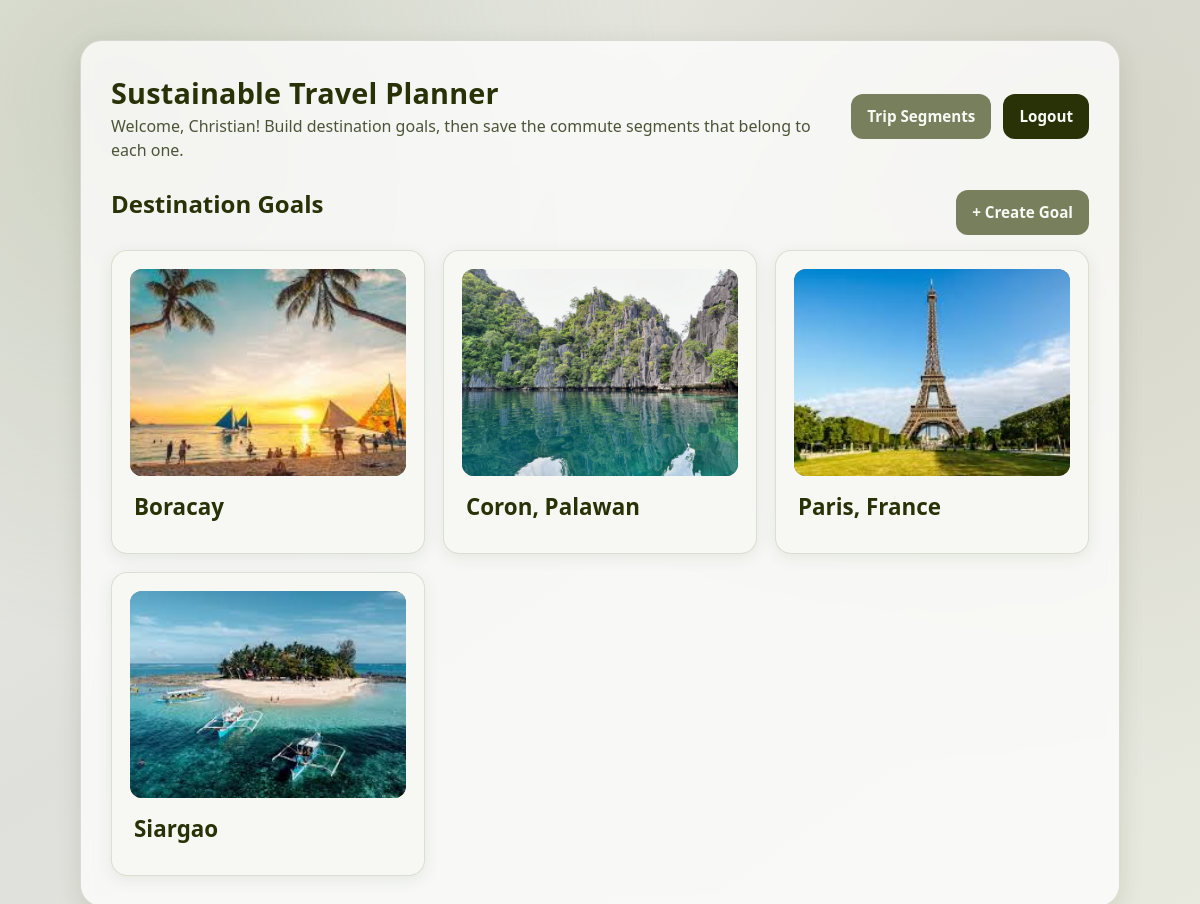
/index.php (signed in), run on the app's committed database.
### tables this page shows
CREATE TABLE `destinations` (
  `id` int(11) NOT NULL AUTO_INCREMENT,
  `name` varchar(100) NOT NULL,
  `eco_rating` int(11) NOT NULL,
  `transport_tips` text NOT NULL,
  `photo_path` varchar(255) DEFAULT NULL,
  PRIMARY KEY (`id`)
);

### destination_photo_helper.php (called while the page is built, shortened)
<?php
function destination_normalize_photo_path(?string $path): string
{
    return str_replace('\\', '/', trim((string) $path));
}
function destination_extract_path_candidate(string $value): string
{
    $candidate = trim($value);
    return destination_normalize_photo_path(strip_tags($candidate));
}
function destination_get_photo_public_path(?string $path): string
{
    $normalizedPath = destination_extract_path_candidate((string) $path);
    $normalizedPath = preg_replace('#^\./+#', '', $normalizedPath) ?? $normalizedPath;
    if (preg_match('#images/destination/[A-Za-z0-9._-]+#', $normalizedPath, $matches) === 1) {
        $normalizedPath = $matches[0];
    }
    $absolutePath = __DIR__ . DIRECTORY_SEPARATOR . str_replace('/', DIRECTORY_SEPARATOR, $normalizedPath);
    return is_file($absolutePath) ? $normalizedPath : '';
}

### index.php (the view, shortened to what this page needs)
<?php
require 'db.php';
require 'destination_photo_helper.php';
function dashboard_escape($value): string
{
    return htmlspecialchars((string) $value, ENT_QUOTES, 'UTF-8');
}
function dashboard_clean_destination_name(string $name): string
{
    $cleaned = preg_replace('/https?:\/\/\S+/i', '', $name) ?? $name;
    $cleaned = trim(preg_replace('/\s+/', ' ', $cleaned) ?? $cleaned);
    return $cleaned !== '' ? $cleaned : 'Destination';
}
$result = $conn->query("SELECT * FROM destinations ORDER BY name ASC");
?>
<!DOCTYPE html>
<html>
<head>
    <link rel="stylesheet" href="style.css">
</head>
<body>
    <div class="page-shell">
        <div class="container">
            <header class="topbar">
                <div>
                    <h1>Sustainable Travel Planner</h1>
                    <p>Welcome, <?php echo htmlspecialchars($_SESSION['username']); ?>! Build destination goals, then save the commute segments that belong to each one.</p>
                </div>
                <div class="topbar-actions">
                    <a class="button button-secondary" href="planner.php">Trip Segments</a>
                    <a class="button" href="logout.php">Logout</a>
                </div>
            </header>
            <section class="section-head">
                <h2>Destination Goals</h2>
                <a href="destination_form.php" class="button button-secondary" style="margin-left: auto;">+ Create Goal</a>
            </section>
            <div class="cards-grid">
                <?php while ($row = $result->fetch_assoc()): ?>
                    <?php
                    $destId = $row['id'] ?? $row['dest_id'] ?? '';
                    $photoPath = destination_get_photo_public_path($row['photo_path'] ?? '');
                    $destinationName = dashboard_clean_destination_name((string) ($row['name'] ?? 'Destination'));
                    $destinationDetailUrl = 'destination_detail.php?id=' . urlencode((string) $destId);
                    ?>
                    <article class="card destination-card" role="link" tabindex="0" onclick="window.location.href='<?php echo dashboard_escape($destinationDetailUrl); ?>';" onkeydown="if(event.key==='Enter' || event.key===' '){ event.preventDefault(); window.location.href='<?php echo dashboard_escape($destinationDetailUrl); ?>'; }" aria-label="Open <?php echo dashboard_escape($destinationName); ?> details">
                        <div class="destination-card-image-wrapper">
                            <?php if ($photoPath !== ''): ?>
                                <img class="destination-card-image" src="<?php echo dashboard_escape($photoPath); ?>" alt="<?php echo dashboard_escape($destinationName); ?> photo">
                            <?php else: ?>
                                <div class="destination-card-placeholder" aria-hidden="true">
                                    <span><?php echo dashboard_escape(destination_placeholder_initials($destinationName)); ?></span>
                                </div>
                            <?php endif; ?>
                        </div>
                        <div class="destination-card-content">
                            <h3 class="destination-card-title"><?php echo dashboard_escape($destinationName); ?></h3>
                        </div>
                    </article>
                <?php endwhile; ?>
            </div>
        </div>
    </div>
</body>
</html>

### style.css (style rules this page uses)
:root { --c-deep-olive: #293207; --c-olive: #787f5d; --c-sand: #c8c3ad; --c-mist-green: #d3d9bf; --c-fog: #dfe0db; --bg-main: linear-gradient(145deg, #eef0e8 0%, var(--c-fog) 45%, #e8eadf 100%); --text-main: #252a1b; --text-soft: #4c5437; --surface: rgba(255, 255, 255, 0.75); --surface-strong: #f7f8f3; --border-soft: rgba(41, 50, 7, 0.15); --shadow-1: 0 8px 24px rgba(41, 50, 7, 0.12); --shadow-2: 0 18px 48px rgba(41, 50, 7, 0.2); }
* { box-sizing: border-box; }
html, body { margin: 0; padding: 0; min-height: 100%; }
body { font-family: "Segoe UI", "Noto Sans", "Trebuchet MS", sans-serif; color: var(--text-main); background: var(--bg-main); line-height: 1.5; }
article { display: block; unicode-bidi: isolate; }
.page-shell { min-height: 100vh; padding: 40px 20px; background-image: radial-gradient(circle at 10% 10%, rgba(120, 127, 93, 0.25) 0%, transparent 40%), radial-gradient(circle at 90% 20%, rgba(200, 195, 173, 0.4) 0%, transparent 45%); }
.container { width: min(1040px, 100%); margin: 0 auto; border-radius: 22px; background: var(--surface); backdrop-filter: blur(6px); border: 1px solid var(--border-soft); box-shadow: var(--shadow-1); padding: 30px; animation: rise-in 0.55s ease-out; }
.topbar { display: grid; grid-template-columns: 1fr auto; gap: 10px 16px; align-items: center; margin-bottom: 24px; }
.topbar-actions { display: flex; gap: 12px; justify-content: flex-end; flex-wrap: wrap; }
.topbar h1 { margin: 0; font-size: clamp(1.7rem, 2.4vw, 2.3rem); color: var(--c-deep-olive); letter-spacing: 0.2px; }
.topbar p { margin: 0; grid-column: 1; color: var(--text-soft); }
.section-head h2 { margin: 0 0 16px; color: var(--c-deep-olive); }
.section-head { display: flex; align-items: center; gap: 12px; margin-bottom: 12px; }
.cards-grid { display: grid; grid-template-columns: repeat(3, minmax(0, 1fr)); gap: 18px; }
.card { background: var(--surface-strong); border-radius: 16px; border: 1px solid rgba(120, 127, 93, 0.22); box-shadow: 0 4px 16px rgba(41, 50, 7, 0.09); padding: 18px; transition: transform 0.2s ease, box-shadow 0.2s ease; }
.destination-card { outline: none; position: relative; cursor: pointer; display: flex; flex-direction: column; gap: 16px; min-width: 0; }
.destination-card-image-wrapper { position: relative; width: 100%; max-width: 100%; aspect-ratio: 4 / 3; border-radius: 12px; overflow: hidden; background: linear-gradient(160deg, #808867 0%, #344016 100%); flex-shrink: 0; }
.destination-card-image { position: absolute; top: 0; left: 0; width: 100%; height: 100%; object-fit: cover; object-position: center center; display: block; }
.destination-card-content { padding: 0 4px 4px; }
.destination-card-title { margin: 0; color: var(--c-deep-olive); font-size: clamp(1.25rem, 2vw, 1.4rem); line-height: 1.3; word-break: break-word; }
button, .button { display: inline-flex; justify-content: center; align-items: center; gap: 8px; border: 0; border-radius: 12px; background: var(--c-deep-olive); color: #f8f9f5; font-weight: 600; font-size: 0.95rem; text-decoration: none; cursor: pointer; padding: 11px 16px; transition: transform 0.2s ease, box-shadow 0.2s ease, background-color 0.2s ease; }
.button-secondary { background: var(--c-olive); }
a { color: var(--c-deep-olive); text-underline-offset: 3px; }
.card h3 { margin: 0 0 10px; color: var(--c-deep-olive); }

### data on the page
destinations: photo_path (picture), name "Boracay"
destinations: photo_path (picture), name "Coron, Palawan"
destinations: photo_path (picture), name "Paris, France"
destinations: photo_path (picture), name "Siargao"

### other printed values
$_SESSION['username'] "Christian"
